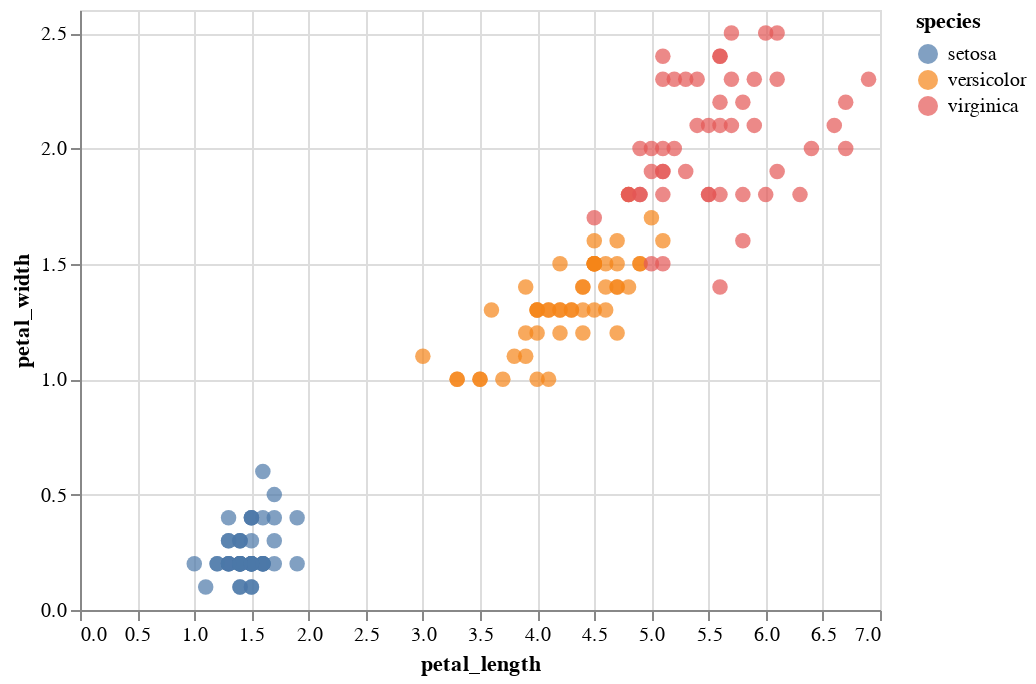

Notebook source saved alongside this figure:
### Code cell
alt.Chart(db).mark_circle(size=60).encode(
    x='petal_length',
    y='petal_width',
    color='species',
    tooltip=['petal_length','petal_width','species']
).interactive()

### Figure 1 — Vega-Lite specification as saved in the notebook (floating-point values rounded to 4 significant figures; data arrays with more than 128 entries replaced by an {"elided": "..."} marker saying what was removed)
{"config": {"view": {"continuousWidth": 400, "continuousHeight": 300}}, "data": {"name": "data-a4bd480ea976f54878a155ce12ba18ce"}, "mark": {"type": "circle", "size": 60}, "encoding": {"color": {"type": "nominal", "field": "species"}, "tooltip": [{"type": "quantitative", "field": "petal_length"}, {"type": "quantitative", "field": "petal_width"}, {"type": "nominal", "field": "species"}], "x": {"type": "quantitative", "field": "petal_length"}, "y": {"type": "quantitative", "field": "petal_width"}}, "selection": {"selector002": {"type": "interval", "bind": "scales", "encodings": ["x", "y"]}}, "$schema": "https://vega.github.io/schema/vega-lite/v4.8.1.json", "datasets": {"data-a4bd480ea976f54878a155ce12ba18ce": {"elided": "150 records"}}}
